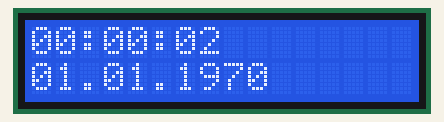
This sketch was run on a simulated Arduino Uno, built with avr-gcc and run on an emulated ATmega328P. Shown: 16×2 character LCD. Wiring (inferred from the names in the program): character LCD (HD44780): RS pin 12; R/W pin 11; E pin 10; data pin 2, pin 3, pin 4, pin 5, pin 6, pin 7, pin 8, pin 9. What the sketch prints to the serial monitor is not drawn.

Above: at 2.1 s.
At 6.1 s:
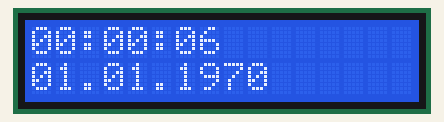
At 11.1 s:
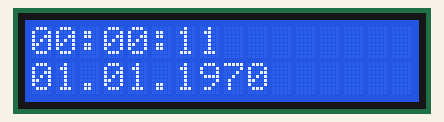
At 20.2 s:
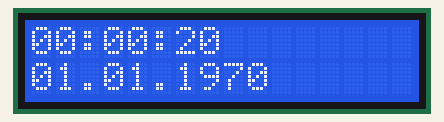
At 29.2 s:
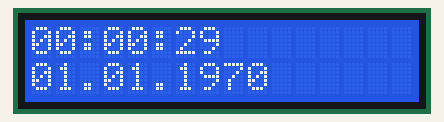
At 38.3 s:
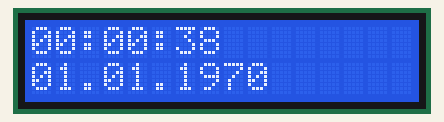

Measured:
- what the display in image 0 shows lasts 1.0 s, from 2.0 s to 3.0 s

The sketch:

LCDclock.ino
```cpp
// (licence header left out)
#include <Time.h>

#define TIME_MSG_LEN 11   /* time sync to PC is HEADER followed by Unix */
                          /* time_t as ten ASCII digits */
#define TIME_HEADER  'T'  /* header tag for serial time sync message */

/* example: T1262347200 --> noon Jan 1 2010 */

#define D0 2
#define D1 3
#define D2 4
#define D3 5
#define D4 6
#define D5 7
#define D6 8
#define D7 9

#define RS 12
#define RW 11
#define ENABLE 10

#define ON HIGH
#define OFF LOW

#define INTERFACE_4BIT LOW
#define INTERFACE_8BIT HIGH

#define ONE_LINE LOW
#define TWO_LINES HIGH

#define FIVE_X_EIGHT LOW
#define FIVE_X_ELEVEN HIGH

void reset()
{
    digitalWrite(D0, LOW);
    digitalWrite(D1, LOW);
    digitalWrite(D2, LOW);
    digitalWrite(D3, LOW);
    digitalWrite(D4, LOW);
    digitalWrite(D5, LOW);
    digitalWrite(D6, LOW);
    digitalWrite(D7, LOW);
    digitalWrite(RS, LOW);
    digitalWrite(RW, LOW);
    digitalWrite(ENABLE, LOW);
}

void lcd_send(int d0, int d1, int d2, int d3,
              int d4, int d5, int d6, int d7,
              int rs, int rw)
{
    int b;

    b = 0;

    /* read busy flag */
    pinMode(D7, INPUT);

    digitalWrite(D0, LOW);
    digitalWrite(D1, LOW);
    digitalWrite(D2, LOW);
    digitalWrite(D3, LOW);
    digitalWrite(D4, LOW);
    digitalWrite(D5, LOW);
    digitalWrite(D6, LOW);
    digitalWrite(RS, LOW);
    digitalWrite(RW, HIGH);

    do {
        digitalWrite(ENABLE, LOW);
        digitalWrite(ENABLE, HIGH);

        b = digitalRead(D7);
    } while (b == 1);

    digitalWrite(ENABLE, LOW);

    pinMode(D7, OUTPUT);

    digitalWrite(D0, d0);
    digitalWrite(D1, d1);
    digitalWrite(D2, d2);
    digitalWrite(D3, d3);
    digitalWrite(D4, d4);
    digitalWrite(D5, d5);
    digitalWrite(D6, d6);
    digitalWrite(D7, d7);
    digitalWrite(RS, rs);
    digitalWrite(RW, rw);
    digitalWrite(ENABLE, HIGH);
    digitalWrite(ENABLE, LOW);
}

void clear_display()
{
    reset_cursor();
    lcd_send(HIGH, LOW, LOW, LOW, LOW, LOW, LOW, LOW, LOW, LOW);
}

void set_display(int display, int cursor, int blink)
{
    lcd_send(blink, cursor, display, HIGH, LOW, LOW, LOW, LOW, LOW, LOW);
}

void function_set(int interface, int lines, int font)
{
    lcd_send(LOW, LOW, font, lines, interface, LOW, LOW, LOW, LOW, LOW);
}

void reset_cursor()
{
    lcd_send(LOW, HIGH, LOW, LOW, LOW, LOW, LOW, LOW, LOW, LOW);
}

void lcd_init()
{
    /* initialization routine
     * taken from http://www.sprut.de/electronic/lcd/index.htm */

    lcd_send(LOW, LOW, LOW, LOW, HIGH, HIGH, LOW, LOW, LOW, LOW);
    lcd_send(LOW, LOW, LOW, LOW, HIGH, HIGH, LOW, LOW, LOW, LOW);
    lcd_send(LOW, LOW, LOW, LOW, HIGH, HIGH, LOW, LOW, LOW, LOW);
    lcd_send(LOW, LOW, LOW, LOW, HIGH, HIGH, LOW, LOW, LOW, LOW);
    lcd_send(LOW, LOW, LOW, HIGH, HIGH, HIGH, LOW, LOW, LOW, LOW);
    lcd_send(LOW, LOW, LOW, HIGH, LOW, LOW, LOW, LOW, LOW, LOW);
    lcd_send(HIGH, LOW, LOW, LOW, LOW, LOW, LOW, LOW, LOW, LOW);
    lcd_send(LOW, HIGH, HIGH, LOW, LOW, LOW, LOW, LOW, LOW, LOW);
    lcd_send(LOW, LOW, HIGH, HIGH, LOW, LOW, LOW, LOW, LOW, LOW);
}

void lcd_print(char *s)
{
    int i;

    for (i = 0; s[i]; i++)
        lcd_send(s[i] & 1,  s[i] & 2,  s[i] & 4,  s[i] & 8,
                 s[i] & 16, s[i] & 32, s[i] & 64, s[i] & 128,
                 HIGH, LOW);
}

void lcd_print_at(int x, int y, char *s)
{
    gotoxy(x, y);
    lcd_print(s);
}

void gotoxy(int x, int y)
{
    if (x >= 40)
        return;

    if (y)
        x |= 0b01000000;

    x |= 0b10000000;

    lcd_send(x & 1,  x & 2,  x & 4,  x & 8,
             x & 16, x & 32, x & 64, x & 128,
             LOW, LOW);
}

void init_pin_modes()
{
    pinMode(D0, OUTPUT);
    pinMode(D1, OUTPUT);
    pinMode(D2, OUTPUT);
    pinMode(D3, OUTPUT);
    pinMode(D4, OUTPUT);
    pinMode(D5, OUTPUT);
    pinMode(D6, OUTPUT);
    pinMode(D7, OUTPUT);
    pinMode(RS, OUTPUT);
    pinMode(RW, OUTPUT);
    pinMode(ENABLE, OUTPUT);
}

/*
 * Ansi C "itoa" based on Kernighan & Ritchie's "Ansi C":
 * see http://www.jb.man.ac.uk/~slowe/cpp/itoa.html for more details
 */
void strreverse(char* begin, char* end)
{
    char aux;

    while (end > begin) {
        aux      = *end;
        *end--   = *begin;
        *begin++ = aux;
    }
}

/* to avoid ambigious function names */
void my_itoa(long value, char *str, int base)
{
    static char num[] = "0123456789abcdefghijklmnopqrstuvwxyz";
    char* wstr = str;
    unsigned long sign;

    /* Validate base */
    if (base < 2 || base > 35) {
        *wstr = '\0';
        return;
    }

    /* Take care of sign */
    if ((sign = value) < 0)
        value = -value;

    /* Conversion. Number is reversed. */
    do {
      *wstr++ = num[value%base];
    } while (value /= base);

    if (sign < 0)
        *wstr++ = '-';

    *wstr='\0';

    /* Reverse string */
    strreverse(str, wstr - 1);
}

void second_handler()
{
    print_time();
}

void check_second()
{
    static unsigned long prev = millis();
    unsigned long cur = millis();

    if (cur - prev < 1000)
        return;

    prev = cur;
    second_handler();
}

void setup()
{
    Serial.begin(9600);
    init_pin_modes();
    lcd_init();
    set_display(ON, OFF, OFF);
}

void loop()
{
    if (Serial.available() >= TIME_MSG_LEN)
        read_sync_message();

    if (timeStatus() == timeNotSet) {
        Serial.println("waiting for sync message");
        delay(1000);
    }

    check_second();
}

#define LEADING_ZERO(a) do { if (!(a)[1]) { \
                                 (a)[2] = '\0'; \
                                 (a)[1] = (a)[0]; \
                                 (a)[0] = '0'; \
                             } \
                        } while (0)

void print_time()
{
    static int h = -1, m  = -1, s = -1,
               d = -1, mo = -1, y = -1;
    int h_n, m_n,  s_n,
        d_n, mo_n, y_n;
    char str[5];

    h_n = hour();
    m_n = minute();
    s_n = second();

    if (h_n != h) {
        h = h_n;
        my_itoa(h, (char *) str, 10);
        LEADING_ZERO(str);
        lcd_print_at(0, 0, str);
        lcd_print_at(2, 0, ":");
    }

    if (m_n != m) {
        m = m_n;
        my_itoa(m, (char *) str, 10);
        LEADING_ZERO(str);
        lcd_print_at(3, 0, str);
        lcd_print_at(5, 0, ":");
    }

    if (s_n != s) {
        s = s_n;
        my_itoa(s, str, 10);
        LEADING_ZERO(str);
        lcd_print_at(6, 0, str);
    }

    d_n  = day();
    mo_n = month();
    y_n  = year();

    if (d_n != d) {
        d = d_n;
        my_itoa(d, str, 10);
        LEADING_ZERO(str);
        lcd_print_at(0, 1, str);
        lcd_print_at(2, 1, ".");
    }

    if (mo_n != mo) {
        mo = mo_n;
        my_itoa(mo, str, 10);
        LEADING_ZERO(str);
        lcd_print_at(3, 1, str);
        lcd_print_at(5, 1, ".");
    }

    if (y_n != y) {
        y = y_n;
        my_itoa(y, str, 10);
        LEADING_ZERO(str);
        lcd_print_at(6, 1, str);
    }
}

void read_sync_message()
{
    int i;
    char c;

    c = Serial.read();

    if (c != TIME_HEADER)
        return;

    time_t pctime = 0;

    for (i = 0; i < TIME_MSG_LEN - 1; i++) {
        c = Serial.read();

        if (c < '0' || c > '9')
            continue;

        pctime = (10 * pctime) + (c - '0');
    }

    setTime(pctime);
    Serial.println("time set");
}
```
